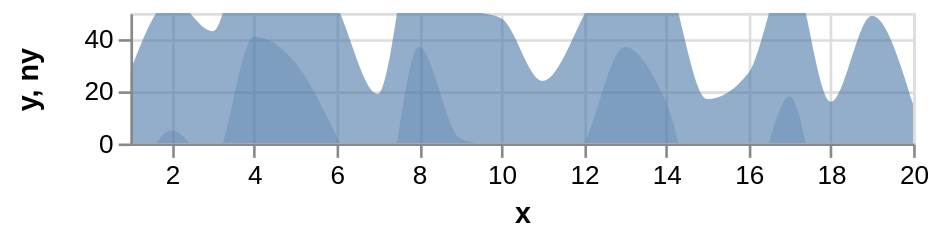

This figure's Vega-Lite source:
### Vega specification from a JSON file in a GitHub repository (floating-point values rounded to 4 significant figures)
{"$schema": "https://vega.github.io/schema/vega/v3.0.json", "description": "Horizon Graph with 2 layers", "autosize": "pad", "padding": 5, "width": 300, "height": 50, "style": "cell", "data": [{"name": "source_0", "values": [{"x": 1, "y": 28}, {"x": 2, "y": 55}, {"x": 3, "y": 43}, {"x": 4, "y": 91}, {"x": 5, "y": 81}, {"x": 6, "y": 53}, {"x": 7, "y": 19}, {"x": 8, "y": 87}, {"x": 9, "y": 52}, {"x": 10, "y": 48}, {"x": 11, "y": 24}, {"x": 12, "y": 49}, {"x": 13, "y": 87}, {"x": 14, "y": 66}, {"x": 15, "y": 17}, {"x": 16, "y": 27}, {"x": 17, "y": 68}, {"x": 18, "y": 16}, {"x": 19, "y": 49}, {"x": 20, "y": 15}]}, {"name": "data_1", "source": "source_0", "transform": [{"type": "formula", "expr": "toNumber(datum[\"x\"])", "as": "x"}, {"type": "formula", "expr": "toNumber(datum[\"y\"])", "as": "y"}, {"type": "formula", "expr": "if(datum.y <= 50, datum.y, 50)", "as": "ny"}, {"type": "filter", "expr": "datum[\"x\"] !== null && !isNaN(datum[\"x\"]) && datum[\"y\"] !== null && !isNaN(datum[\"y\"])"}]}, {"name": "data_2", "source": "source_0", "transform": [{"type": "formula", "expr": "toNumber(datum[\"x\"])", "as": "x"}, {"type": "formula", "expr": "datum.y - 50", "as": "ny"}, {"type": "filter", "expr": "datum[\"x\"] !== null && !isNaN(datum[\"x\"]) && datum[\"ny\"] !== null && !isNaN(datum[\"ny\"])"}]}], "marks": [{"name": "layer_0_marks", "type": "area", "clip": true, "style": ["area"], "sort": {"field": "datum[\"x\"]", "order": "descending"}, "from": {"data": "data_1"}, "encode": {"update": {"x": {"scale": "x", "field": "x"}, "y": {"scale": "y", "field": "y"}, "y2": {"field": {"group": "height"}}, "fill": {"value": "#4c78a8"}, "opacity": {"value": 0.6}, "orient": {"value": "vertical"}}}}, {"name": "layer_1_marks", "type": "area", "clip": true, "style": ["area"], "sort": {"field": "datum[\"x\"]", "order": "descending"}, "from": {"data": "data_2"}, "encode": {"update": {"x": {"scale": "x", "field": "x"}, "y": {"scale": "y", "field": "ny"}, "y2": {"field": {"group": "height"}}, "fill": {"value": "#4c78a8"}, "opacity": {"value": 0.3}, "orient": {"value": "vertical"}}}}], "scales": [{"name": "x", "type": "linear", "domain": {"fields": [{"data": "data_1", "field": "x"}, {"data": "data_2", "field": "x"}], "sort": true}, "range": [0, {"signal": "width"}], "nice": false, "zero": false}, {"name": "y", "type": "linear", "domain": [0, 50], "range": [{"signal": "height"}, 0], "nice": true, "zero": false}], "axes": [{"scale": "x", "labelOverlap": true, "orient": "bottom", "tickCount": {"signal": "ceil(width/40)"}, "title": "x", "zindex": 1}, {"scale": "x", "domain": false, "grid": true, "labels": false, "maxExtent": 0, "minExtent": 0, "orient": "bottom", "tickCount": {"signal": "ceil(width/40)"}, "ticks": false, "zindex": 0, "gridScale": "y"}, {"scale": "y", "labelOverlap": true, "orient": "left", "tickCount": {"signal": "ceil(height/40)"}, "title": "y, ny", "zindex": 1}, {"scale": "y", "domain": false, "grid": true, "labels": false, "maxExtent": 0, "minExtent": 0, "orient": "left", "tickCount": {"signal": "ceil(height/40)"}, "ticks": false, "zindex": 0, "gridScale": "x"}], "config": {"axisY": {"minExtent": 30}, "style": {"area": {"interpolate": "monotone"}}}}
